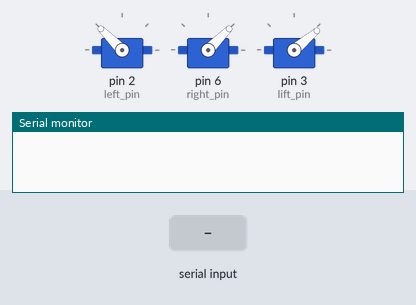
A sketch run on a simulated Arduino Uno, built with avr-gcc and run on an emulated ATmega328P. Shown: 3 × servo, the last lines printed to the serial monitor. The test bench sets the inputs (shaded band).

Above: at 1.2 s.
1.3 s: "grab" received over Serial
At 3.01 s:
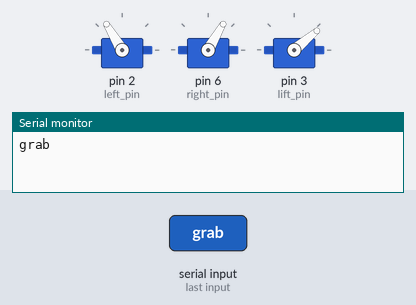
At 3.61 s:
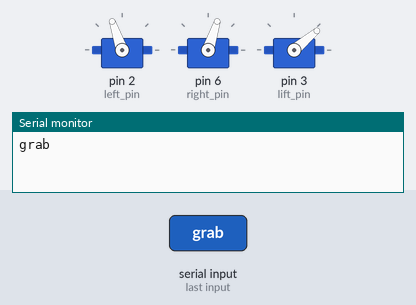
4.3 s: "lift" received over Serial
At 5.83 s:
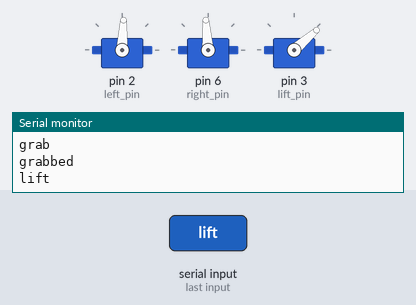
10.3 s: "grab" received over Serial
Timing chart, 0 to 15.5 s (numbered marks = the images above; inputs shaded):
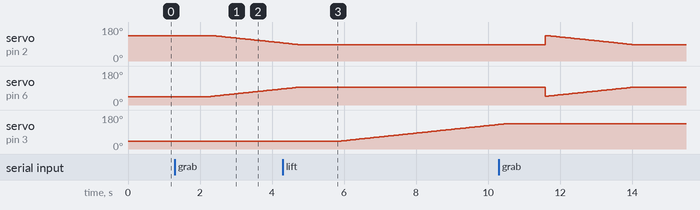

Measured:
- after the input at 1.3 s, servo on pin 2 (left_pin): moves from 135° to 96° over 1.9 s, starting after 1.1 s; servo on pin 6 (right_pin): moves from 45° to 85° over 2.0 s, starting after 1.0 s
- after the input at 4.3 s, servo on pin 3 (lift_pin): moves from 40° to 130° over 4.5 s, starting after 1.5 s

The sketch:

Test_Mandible.ino.ino
```cpp
#include <Servo.h>

Servo left_grab;
Servo right_grab;
Servo pick_up;
String command;
int left_pin = 2;
int right_pin = 6;
int lift_pin = 3;
int pos_l_grab = 87;
int pos_l_ungrab = 135;
int pos_r_grab = 93;
int pos_r_ungrab = 45;
int pos_lift = 135;
int pos_unlift = 40;

void setup() {
  // put your setup code here, to run once:
  Serial.begin(9600);
  left_grab.attach(left_pin);
  right_grab.attach(right_pin);
  pick_up.attach(lift_pin);
  left_grab.write(pos_l_ungrab);
  right_grab.write(pos_r_ungrab);
  pick_up.write(pos_unlift);
}

void loop() {
  // put your main code here, to run repeatedly:
  if (Serial.available()> 0) {
    command = Serial.readString();
    Serial.println(command);
    if (command == "grab") {
      grab();
      //need a delay here to give it time to act? not really sure if the code proceeds immediately
      //after it gives the servo command or if it waits til the servos get to their commanded pose
      Serial.println("grabbed");
      //should this be Serial.println()? not sure if the newline character would mess it up or if it's
      //necessary to keep it from reading longer and longer strings
      //probably going to switch to numbers anyway so whatever
    }
    else if (command == "ungrab") {
      ungrab();
      Serial.println("ungrabbed");
    }
    else if (command == "lift") {
      lift();
      Serial.println("lifted");
    }
    else if (command == "unlift") {
      unlift();
      Serial.println("unlifted");
    }
    delay(10);
  }
}

void grab() {
  int pos_l = pos_l_ungrab;
  int pos_r = pos_r_ungrab;
  for (pos_l = pos_l_ungrab; pos_l >= pos_l_grab; pos_l-=1) {
      pos_r +=1;
      left_grab.write(pos_l);
      right_grab.write(pos_r);
      delay(50);
    }
  }

void ungrab() {
  int pos_l = pos_l_grab;
  int pos_r = pos_r_grab;
  for (pos_l = pos_l_grab; pos_l <= pos_l_grab; pos_l+=1) {
    pos_r-=1;
    left_grab.write(pos_l);
    right_grab.write(pos_r);
    delay(50);
  }

}

void lift() {
  int pos = pos_unlift;
  for (pos = pos_unlift; pos <= pos_lift; pos +=1) {
    pick_up.write(pos);
    delay(50);
  }
}

void unlift() {
  int pos = pos_lift;
  for (pos = pos_lift; pos >= pos_unlift; pos-=1) {
    pick_up.write(pos);
    delay(50);
  }
}
```
